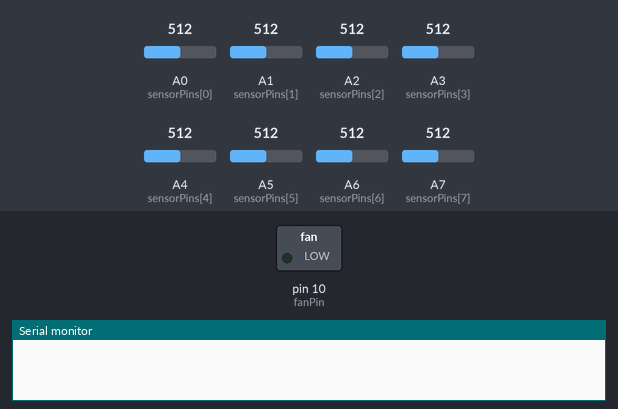
Simulated run of this sketch. Board: Arduino Nano, built with avr-gcc and run on an emulated ATmega328P. Parts: switched loads named in the sketch (green lamp = pin HIGH), the last lines printed to the serial monitor. The test bench sets the inputs (shaded band); at power-on: A0 (sensorPins[0]) = 512, A1 (sensorPins[1]) = 512, A2 (sensorPins[2]) = 512, A3 (sensorPins[3]) = 512, A4 (sensorPins[4]) = 512, A5 (sensorPins[5]) = 512, A6 (sensorPins[6]) = 512, A7 (sensorPins[7]) = 512.

Above: at 0.1 s.
At 87.2 s:
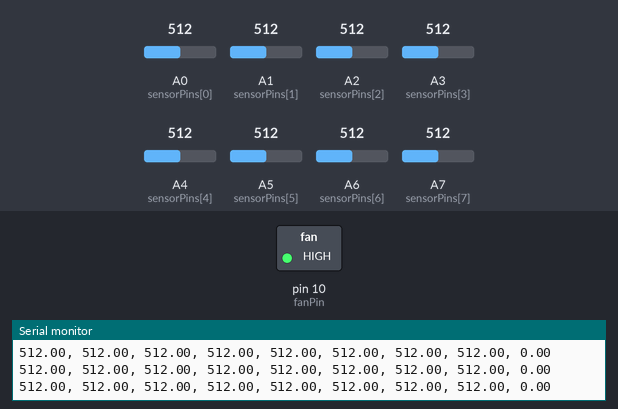
Timing chart, 0 to 118.7 s (numbered marks = the images above):
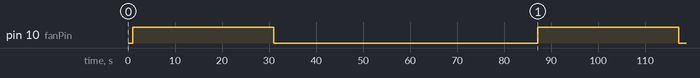

Measured:
- by itself, pin 10 (fanPin): HIGH → LOW at 31.0 s, → HIGH 56.2 s later, → LOW 30.0 s later

The sketch:

Enose_device_code_3.0.ino
```cpp
// #include <Arduino.h>

const int fanPin = 10; // Pin for the fan
const int numSensors = 8; // Number of analog sensors
const int sensorPins[numSensors] = {A0, A1, A2, A3, A4, A5, A6, A7}; // Analog sensor pins
// const int tempSensorPin = 12; // Pin for temperature sensor
const unsigned long stableDelay = 25000; // 25 seconds for sensors to stabilize
const unsigned long readingDuration = 30000; // 30 seconds for reading
const unsigned long fanRunTime = 30000; // 30 seconds for fan run time

void setup() {
    Serial.begin(9600);
    pinMode(fanPin, OUTPUT);
    digitalWrite(fanPin, LOW); // Start with fan off

    // Allow time for serial monitor to open
    delay(1000);
    Serial.println("Fan starting...");
    // Run fan to clear chamber
    digitalWrite(fanPin, HIGH);
    delay(fanRunTime);
    digitalWrite(fanPin, LOW);
    delay(1000); // Small delay before starting readings
}

void loop() {
    // Stabilize the sensors
    delay(stableDelay);

    // Prepare to read sensor data
    unsigned long startTime = millis();
    float sensorValues[numSensors];
    float tempValue;

    // Read sensors for 30 seconds
    while (millis() - startTime < readingDuration) {
        for (int i = 0; i < numSensors; i++) {
            sensorValues[i] = analogRead(sensorPins[i]);
        }
        // tempValue = analogRead(tempSensorPin);


        // Send data to Serial for Python logging
        // Serial.print("Sensors: ");
        for (int i = 0; i < numSensors; i++) {
            Serial.print(sensorValues[i]);
            if (i < numSensors - 1) {
                Serial.print(", ");
            }
        }
        // Serial.print(" | Temp: ");
        Serial.print(", ");
        Serial.println(tempValue);

        // Delay for next reading (can adjust based on desired sampling rate)
        delay(1000); // Sample every 1000ms
    }

    // Run fan again to clear chamber
    digitalWrite(fanPin, HIGH);
    delay(fanRunTime);
    digitalWrite(fanPin, LOW);
    delay(1000); // Small delay before next cycle
}
```
